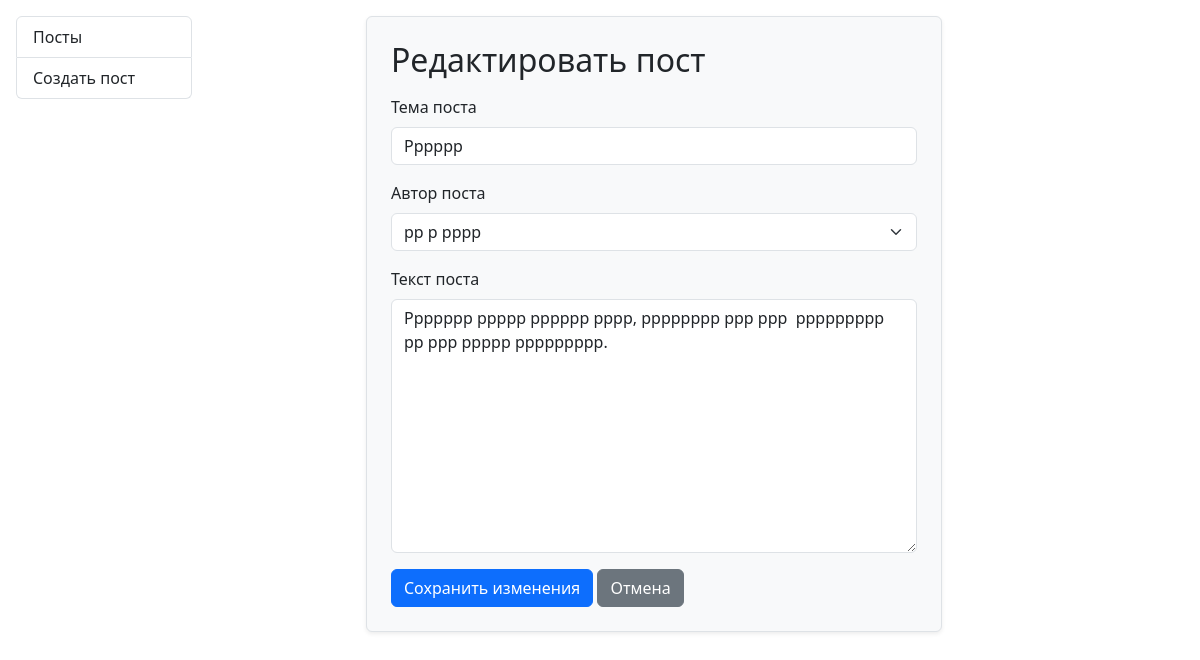
The app's page /post/3/update/ with its own data.
### messenger/models.py (models this page shows, shortened)
class Post(models.Model):
    author = models.ForeignKey(
        User,
        verbose_name='Автор поста',
        related_name='posts',
        on_delete=models.CASCADE
    )
    post_subject = models.CharField(verbose_name='Тема поста', max_length=100)
    post_text = models.TextField(verbose_name='Текст поста')
    created_at = models.DateTimeField(verbose_name='Дата создания', auto_now_add=True)
    class Meta:
        verbose_name = 'Пост'
        verbose_name_plural = 'Посты'
        ordering = ['-created_at']

### messenger/views.py (the view, shortened to what this page needs)
# urls.py: path('post/<int:pk>/update/', views.PostUpdateView.as_view(), name='PostUpdate'),
class PostUpdateView(UpdateView):
    template_name = 'mess_temp/mess_form.html'
    model = Post
    context_object_name = 'post'
    fields = ['post_subject', 'author', 'post_text']

### messenger/models.py (called while the page is built)
    def __str__(self):
        return f'{self.nickname}'

### templates/mess_temp/mess_form.html (shortened to what this page needs)
{% extends 'base.html' %}
{% load django_bootstrap5 %}
{% block content %}
    <div class="row justify-content-center g-4">
        <div class="col-md-8">
            <div class="p-4 mb-4 bg-light border rounded shadow-sm">
                <h2 class="mb-3">Редактировать пост</h2>
                <form method="post">
                    {% bootstrap_form form %}
                    <button type="submit" class="btn btn-primary">Сохранить изменения</button>
                    <a href="{% url 'PostDetail' post.pk %}" class="btn btn-secondary">Отмена</a>
                </form>
            </div>
        </div>
    </div>
{% endblock %}

### records on screen
Post: post_subject "Рррррр", author "рр р рррр", post_text "Ррррррр ррррр рррррр рррр, рррррррр ррр ррр ррррррррр рр ррр ррррр ррррррррр."
